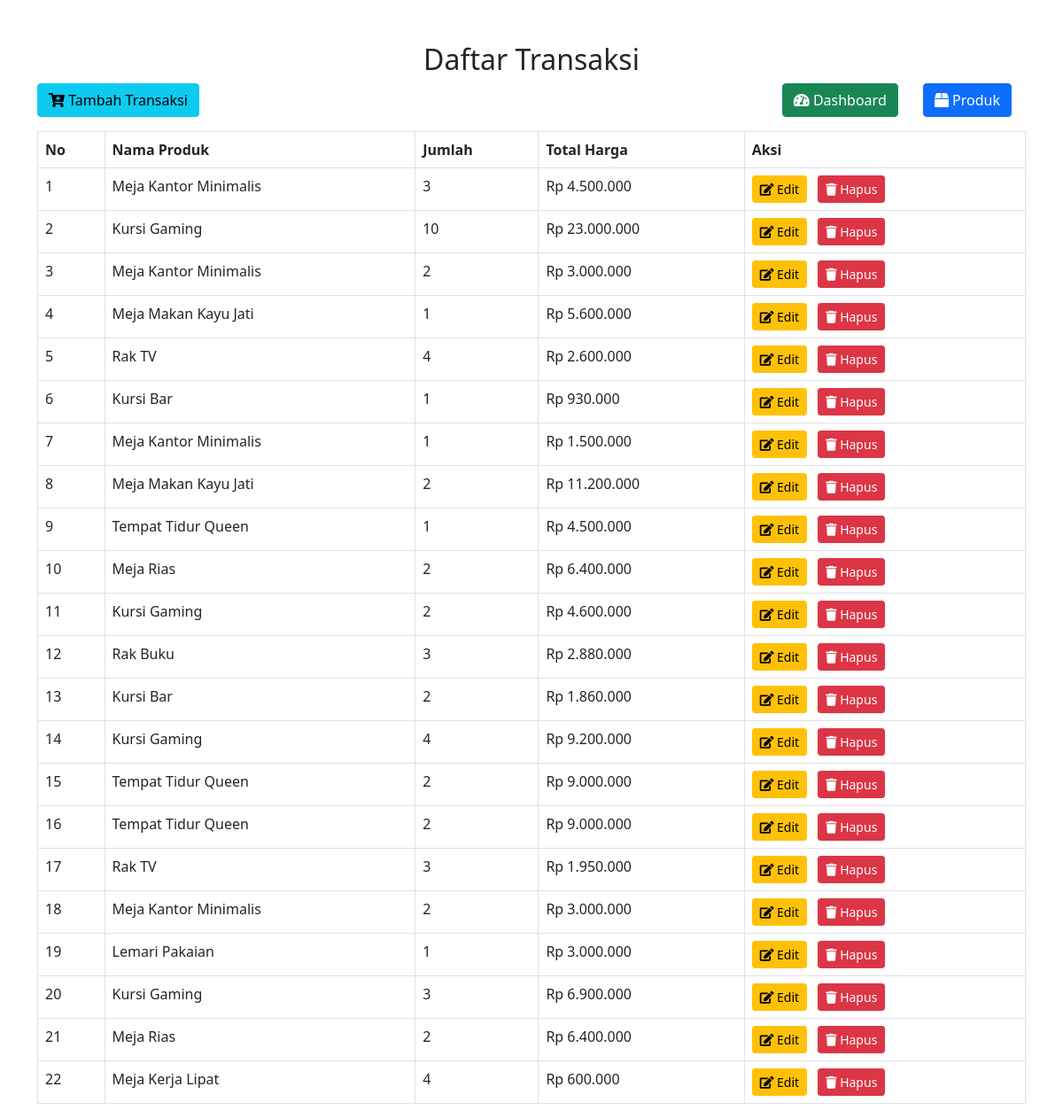
Page /transaksi/index.php on the committed database.
### tables this page shows
CREATE TABLE `transaksi` (
  `id_transaksi` int(11) NOT NULL,
  `id_produk` int(11) DEFAULT NULL,
  `jumlah` int(11) DEFAULT NULL,
  `total_harga` decimal(10,2) DEFAULT NULL,
  `tanggal` date DEFAULT NULL
);

CREATE TABLE `produk` (
  `id_produk` int(11) NOT NULL,
  `nama_produk` varchar(100) NOT NULL,
  `harga` decimal(10,2) NOT NULL,
  `stok` int(11) NOT NULL,
  `keterangan` varchar(200) DEFAULT NULL,
  `created_at` timestamp NOT NULL DEFAULT current_timestamp(),
  `updated_at` timestamp NOT NULL DEFAULT current_timestamp() ON UPDATE current_timestamp()
);

### transaksi/index.php (the view, shortened to what this page needs)
<?php
include '../db.php';
$sql = "SELECT transaksi.id_transaksi, transaksi.jumlah, transaksi.total_harga, produk.nama_produk FROM transaksi JOIN produk ON transaksi.id_produk = produk.id_produk";
$result = $conn->query($sql);
?>
<!DOCTYPE html>
<html lang="en">
<head>
    <link href="https://cdn.jsdelivr.net/npm/bootstrap@5.0.2/dist/css/bootstrap.min.css" rel="stylesheet">
    <link href="https://cdnjs.cloudflare.com/ajax/libs/font-awesome/5.15.4/css/all.min.css" rel="stylesheet">
</head>
<body>
    <div class="container mt-5">
        <h2 class="text-center">Daftar Transaksi</h2>
        <div class="row">
            <div class="col-md-4">
                <a href="create.php" class="btn btn-info mb-3"><i class="fas fa-cart-plus"></i> Tambah Transaksi</a>
            </div>
            <div class="col-md-8 text-md-end">
                <a href="../index.php" class="btn btn-success mb-3 me-4"><i class="fas fa-tachometer-alt"></i> Dashboard</a>
                <a href="../produk/" class="btn btn-primary mb-3 me-3"><i class="fas fa-box"></i> Produk</a>
            </div>
        </div>
        <table class="table table-bordered">
            <thead>
                <tr>
                    <th>No</th>
                    <th>Nama Produk</th>
                    <th>Jumlah</th>
                    <th>Total Harga</th>
                    <th>Aksi</th>
                </tr>
            </thead>
            <tbody>
                <?php $no = 1; ?>
                <?php while ($row = $result->fetch_assoc()) : ?>
                    <tr>
                        <td><?= $no ?></td>
                        <td><?= $row['nama_produk'] ?></td>
                        <td><?= $row['jumlah'] ?></td>
                        <td>Rp <?= number_format($row['total_harga'], '0', ',', '.')  ?></td>
                        <td>
                            <a href="edit.php?id=<?= $row['id_transaksi'] ?>" class="btn btn-warning btn-sm me-2"><i class="fas fa-edit"></i> Edit</a>
                            <a href="delete.php?id=<?= $row['id_transaksi'] ?>" class="btn btn-danger btn-sm" onclick="return confirm('Apakah Anda yakin?')"><i class="fas fa-trash"></i> Hapus</a>
                        </td>
                    </tr>
                    <?php $no++ ?>
                <?php endwhile; ?>
            </tbody>
        </table>
    </div>
</body>
</html>

### rows in the picture
transaksi: id_produk.nama_produk "Meja Kantor Minimalis", jumlah "3", total_harga "4.500.000"
transaksi: id_produk.nama_produk "Kursi Gaming", jumlah "10", total_harga "23.000.000"
transaksi: id_produk.nama_produk "Meja Kantor Minimalis", jumlah "2", total_harga "3.000.000"
transaksi: id_produk.nama_produk "Meja Makan Kayu Jati", jumlah "1", total_harga "5.600.000"
transaksi: id_produk.nama_produk "Rak TV", jumlah "4", total_harga "2.600.000"
transaksi: id_produk.nama_produk "Kursi Bar", jumlah "1", total_harga "930.000"
transaksi: id_produk.nama_produk "Meja Kantor Minimalis", jumlah "1", total_harga "1.500.000"
transaksi: id_produk.nama_produk "Meja Makan Kayu Jati", jumlah "2", total_harga "11.200.000"
transaksi: id_produk.nama_produk "Tempat Tidur Queen", jumlah "1", total_harga "4.500.000"
transaksi: id_produk.nama_produk "Meja Rias", jumlah "2", total_harga "6.400.000"
transaksi: id_produk.nama_produk "Kursi Gaming", jumlah "2", total_harga "4.600.000"
transaksi: id_produk.nama_produk "Rak Buku", jumlah "3", total_harga "2.880.000"
transaksi: id_produk.nama_produk "Kursi Bar", jumlah "2", total_harga "1.860.000"
transaksi: id_produk.nama_produk "Kursi Gaming", jumlah "4", total_harga "9.200.000"
transaksi: id_produk.nama_produk "Tempat Tidur Queen", jumlah "2", total_harga "9.000.000"
transaksi: id_produk.nama_produk "Tempat Tidur Queen", jumlah "2", total_harga "9.000.000"
transaksi: id_produk.nama_produk "Rak TV", jumlah "3", total_harga "1.950.000"
transaksi: id_produk.nama_produk "Meja Kantor Minimalis", jumlah "2", total_harga "3.000.000"
transaksi: id_produk.nama_produk "Lemari Pakaian", jumlah "1", total_harga "3.000.000"
transaksi: id_produk.nama_produk "Kursi Gaming", jumlah "3", total_harga "6.900.000"
transaksi: id_produk.nama_produk "Meja Rias", jumlah "2", total_harga "6.400.000"
transaksi: id_produk.nama_produk "Meja Kerja Lipat", jumlah "4", total_harga "600.000"
